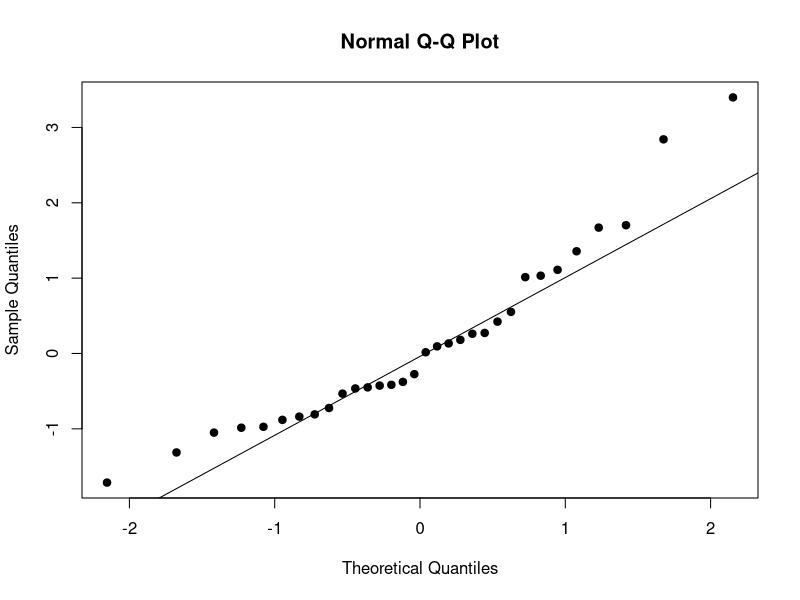

The R source for this figure: (Note: this script raises an error after producing the figure.)
library(data.table)

# load data
asfalies <- fread("asfalies.txt") 

# fit poisson model
model <- glm(y ~ agecat + factor(cartype) + district + offset(log(n)), family=poisson, data = asfalies)
summary(model)

# deviance (compare with null model)
fit.null <- glm(y ~ 1, family=poisson, data = asfalies)
anova(fit.null, model, test='Chisq')

# deviance (variable importance)
anova(model, test="Chisq")

# deviance (model importance)
1 - pchisq(model$deviance, model$df.residual)

# backward elimination
model_back <- step(model, direction="backward", test="Chisq")
summary(model_back)

# confidence intervals
confint.default(model)
exp(confint.default(model))

# pearson residuals
r.pears <- residuals(model, type = "pearson")
r.pears
qqnorm(r.pears,pch=19)
qqline(r.pears)

# deviance residuals vs fitted values
res.dev <- residuals(model)
r.dev
plot(fitted.values(model), res.dev,xlab='fitted values', ylab='Deviance residuals')
abline(h=0)

# outliers
par(mfrow = c(2,2))

plot(hatvalues(model),pch=19)
hatvalues(model)

plot(cooks.distance(model),pch=19)
cooks.distance(model)

plot(rstudent(model),pch=19)
rstudent(model)



